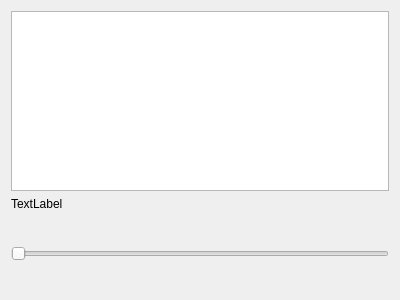
<?xml version="1.0" encoding="UTF-8"?>
<ui version="4.0">
 <class>MyForm</class>
 <widget class="QWidget" name="MyForm">
  <property name="geometry">
   <rect>
    <x>0</x>
    <y>0</y>
    <width>400</width>
    <height>300</height>
   </rect>
  </property>
  <property name="windowTitle">
   <string>Form</string>
  </property>
  <layout class="QVBoxLayout" name="verticalLayout_3">
   <item>
    <layout class="QVBoxLayout" name="verticalLayout">
     <item>
      <widget class="QTextEdit" name="textEdit"/>
     </item>
     <item>
      <widget class="QLabel" name="label">
       <property name="text">
        <string>TextLabel</string>
       </property>
      </widget>
     </item>
     <item>
      <spacer name="verticalSpacer_2">
       <property name="orientation">
        <enum>Qt::Vertical</enum>
       </property>
       <property name="sizeHint" stdset="0">
        <size>
         <width>20</width>
         <height>40</height>
        </size>
       </property>
      </spacer>
     </item>
     <item>
      <widget class="QSlider" name="horizontalSlider">
       <property name="orientation">
        <enum>Qt::Horizontal</enum>
       </property>
      </widget>
     </item>
     <item>
      <spacer name="verticalSpacer_3">
       <property name="orientation">
        <enum>Qt::Vertical</enum>
       </property>
       <property name="sizeHint" stdset="0">
        <size>
         <width>20</width>
         <height>40</height>
        </size>
       </property>
      </spacer>
     </item>
    </layout>
   </item>
  </layout>
 </widget>
 <resources/>
 <connections/>
</ui>
